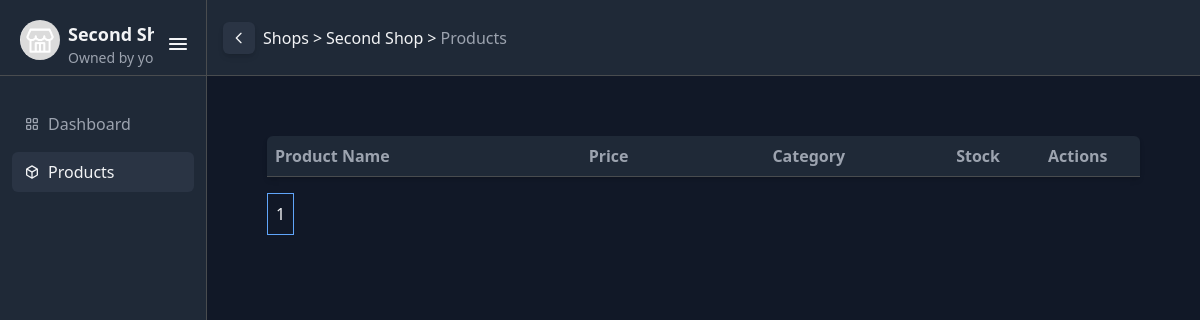
/shops/second-shop/products/ (signed in), run on an earlier commit of the app's database.
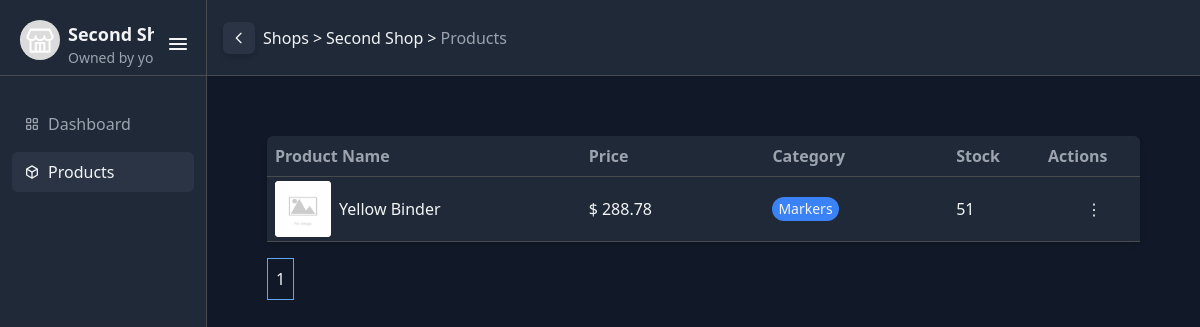
And on a later commit of the database.
### pos/models.py (models this page shows, shortened)
class Shop(models.Model):
    name = models.CharField(max_length=100)
    owner = models.ForeignKey(User, on_delete=models.CASCADE, related_name="shops")
    managers = models.ManyToManyField(User, through='ShopManager')
    created_at = models.DateTimeField(auto_now_add=True)
    logo = models.ImageField(upload_to="logos/", null=True, blank=True)
    slug = models.SlugField(unique=True, blank=True)
    discount_percentage = models.DecimalField(max_digits=4, decimal_places=2, default=0)
    tax_percentage = models.DecimalField(max_digits=4, decimal_places=2, default=0)
    currency_code = models.CharField(max_length=10) # Examples: EGP, $, ect...
    def get_logo_url(self):
        if self.logo:
            return self.logo.url
        return "/media/defaults/logo.jpg"

class Product(models.Model):
    shop = models.ForeignKey(Shop, on_delete=models.CASCADE, related_name="products")
    name = models.CharField(max_length=200)
    barcode = models.CharField(max_length=13)
    price = models.DecimalField(max_digits=10, decimal_places=2)
    stock_quantity = models.IntegerField()
    discount_percentage = models.DecimalField(max_digits=5, decimal_places=2)
    price_after_discount = models.DecimalField(max_digits=10, decimal_places=2, blank=True, null=True)
    reorder_point = models.IntegerField(null=True, blank=True)
    is_deleted = models.BooleanField(default=False)
    marked_for_deletion_at = models.DateTimeField(null=True, blank=True)
    category = models.ForeignKey(Category, on_delete=models.SET_NULL, null=True, blank=True, related_name="products")
    image = models.ImageField(upload_to=image_upload_to, null=True, blank=True)
    def get_image_url(self):
        if self.image:
            return self.image.url
        return "/media/defaults/product.png"
    class Meta:
        constraints = [
            models.UniqueConstraint(fields=['shop', 'barcode'], name='unique_shop_barcode_product')
            ]

class Category(models.Model):
    shop = models.ForeignKey(Shop, on_delete=models.CASCADE, related_name="categories")
    name = models.CharField(max_length=100)
    color = models.CharField(max_length=20, choices=utils.CATEGORY_COLORS_CHOICES, default='blue')
    class Meta:
        constraints = [models.UniqueConstraint(fields=['shop', 'name'], name="unique_shop_name_category")]

### pos/views.py (the view)
# urls.py: path('shops/<str:slug>/products/', views.ProductView.as_view(), name='products'),
class ProductView(ShopAccessMixin, ListView):
    template_name = "pos/shop/products.html"
    active_page = 'products' # For context
    required_perms = ['can_view_products']
    paginate_by = 50
    def get_queryset(self):
        products = Product.objects.filter(shop=self.shop)
        for product in products:
            product.hex_code = utils.CATEGORY_COLORS_MAPPING[product.category.color]
        return products
    def get_breadcrumbs(self):
        base = super().get_breadcrumbs()
        base.extend([{"name": "Products", "url": None}])
        return base

### pos/views.py (called while the page is built, shortened)
    def get_breadcrumbs(self):
        return [{"name": "Shops", "url": reverse("home")},
                {"name": self.shop.name, "url": reverse("dashboard", args=[self.shop.slug])}]

    def dispatch(self, request, *args, **kwargs):
        slug = self.kwargs.get("slug")
        shop = get_object_or_404(Shop, slug=slug)
        if request.user.shops.filter(pk=shop.pk).exists():
            self.shop = shop
            self.isOwner = True
            self.shop_manager = None
            return super().dispatch(request, *args, **kwargs)

    def get_context_data(self, **kwargs):
        context =  super().get_context_data(**kwargs)
        context.update({
            'shop': self.shop,
            'isOwner': self.isOwner,
            'shop_manager': self.shop_manager,
            'active_page': self.active_page,
            'breadcrumbs': self.get_breadcrumbs()
        })
        return context

### pos/templates/pos/shop/products.html (shortened to what this page needs)
{% extends 'pos/shop/shop_base.html' %}
{% load static %}
{% block content %}
    <div class="flex justify-center items-center w-full p-10">
        <div class="flex flex-col">
            <table class="table-fixed w-full border-collapse overflow-scroll shadow-md">
                <thead class="text-secondary-text">
                    <tr class="text-left border-b border-border h-10 bg-surface rounded-lg">
                        <th class="pl-2 rounded-tl-md w-24 md:w-56 font-semibold">Product Name</th>
                        <th class="w-24 md:w-32 font-semibold">Price</th>
                        <th class="w-32 md:w-32 font-semibold">Category</th>
                        <th class="w-12 md:w-16 font-semibold">Stock</th>
                        <th class="rounded-tr-md w-12 md:w-16 font-semibold">Actions</th>
                    </tr>
                </thead>
                <tbody class="bg-surface">
                    {% for product in product_list %}
                    <tr class="text-text border-b border-border cursor-pointer"
                     onclick="if (!event.target.closest('a, button')) window.location.href='{% url 'product_details' shop.slug product.pk %}'">
                        <td class="pl-2 flex items-center gap-2 h-16">
                            <div class="bg-white h-14 w-14 rounded-sm flex justify-center items-center">
                                <img src="{{ product.get_image_url }}" class="h-14 rounded-sm object-contain" alt="Product image">
                            </div>
                            {{ product.name }}
                        </td>
                        <td>{{ shop.currency_code }} {{ product.price_after_discount }}</td>
                        <td>
                            <div style="background-color: {{ product.hex_code }};" class="w-fit px-1.5 py-0.5 rounded-2xl text-sm" >{{ product.category.name }}</div>
                        </td>
                        <td>{{ product.stock_quantity }}</td>
                        <td class="text-center">
                            <div class="relative">
                                <button class="context-menu-btn h-8 w-8 cursor-pointer rounded-lg hover:bg-hover" data-product-id="{{ product.id }}">⋮</button>
                            </div>
                        </td>
                    </tr>
                    {% endfor %}
                </tbody>
            </table>
            <div class="text-text mt-4">
                <span class="flex">
                    <div class="p-2 border border-primary">{{ page_obj.number }}</div>
                </span>
            </div>
        </div>
    </div>
{% endblock %}

### pos/templates/pos/shop/sidebar.html (shortened to what this page needs)
{% load static %}
{% load permissions_extras %}
<div id="sidebar" class="bg-surface h-dvh w-[250px] transition-all duration-300 border-r border-r-border sticky top-0 ">
    <div id="sidebar-header" class="mb-4 border-b mt-3 p-3 border-b-border flex w-full justify-between items-center h-16">
        <div id="shop-details" class="flex gap-2 p-2 rounded-md overflow-hidden">
            <img src="{{ shop.get_logo_url }}" class="rounded-full h-10" alt="">
            <div class="flex flex-col justify-center overflow-hidden text-nowrap">
                <span class="text-text text-lg font-semibold">{{ shop.name }}</span>
                <span class="text-secondary-text text-sm">
                    {% if isOwner %}
                    Owned by you
                    {% else %}
                    Owned by '{{ shop.owner }}'
                    {% endif %}
                </span>
            </div>
        </div>
        <div class="h-[64px] flex items-center">
            <button id="sidebar-btn">
            </button>
        </div>
    </div>
    <ul class="mt-2 flex flex-col gap-2 p-3">
        {% if isOwner or shop_manager|has_permission:"can_view_dashboard" %}
        <li>
            <a href="{% url 'dashboard' shop.slug %}" class="sidebar-item flex items-center justify-start gap-1 hover:bg-hover cursor-pointer rounded-md h-10 pl-2
                {% if active_page == 'dashboard' %}
                fill-text text-text bg-hover
                {% else %}
                fill-secondary-text text-secondary-text
                {% endif %}">
                <div>
                    <span class="sidebar-item-label text-base font-medium">Dashboard</span>
                </div>
            </a>
        </li>
        {% endif %}
        {% if isOwner or shop_manager|has_permission:"can_view_products" %}
        <li>
            <a href="{% url 'products' shop.slug %}" class="sidebar-item flex items-center justify-start gap-1 hover:bg-hover cursor-pointer rounded-md h-10 pl-2
                {% if active_page == 'products' %}
                fill-text text-text bg-hover
                {% else %}
                fill-secondary-text text-secondary-text
                {% endif %}">
                <div>
                    <span class="sidebar-item-label text-base font-medium">Products</span>
                </div>
            </a>
        </li>
        {% endif %}
    </ul>
</div>

### pos/templates/pos/shop/breadcrumbs.html (shortened to what this page needs)
<div class="flex items-center gap-2 justify-start text-text">
  {% if breadcrumbs|length > 2 %}
    {% with prev=breadcrumbs|slice:":-1"|last %}
      {% if prev.url %}
        <a href="{{ prev.url }}"
           class="flex items-center gap-1 text-sm text-text hover:text-primary bg-hover p-2 rounded-md shadow-md">
          <svg xmlns="http://www.w3.org/2000/svg" class="w-4 h-4" fill="none" viewBox="0 0 24 24" stroke="currentColor">
            <path stroke-linecap="round" stroke-linejoin="round" stroke-width="2" d="M15 19l-7-7 7-7" />
          </svg>
        </a>
      {% endif %}
    {% endwith %}
  {% endif %}
  <nav class="text-text flex items-center gap-1">
    {% for crumb in breadcrumbs %}
      {% if crumb.url %}
        <a href="{{ crumb.url }}" class="hover:text-primary">{{ crumb.name }}</a>
      {% else %}
        <span class="text-secondary-text font-medium">{{ crumb.name }}</span>
      {% endif %}
      {% if not forloop.last %}
        <span>></span>
      {% endif %}
    {% endfor %}
  </nav>
</div>

What changed in the data, as far as the page shows it:
added Product: name "Yellow Binder", {{ shop.currency_code }} "$", price_after_discount "288.78", category.name "Markers", stock_quantity "51"
